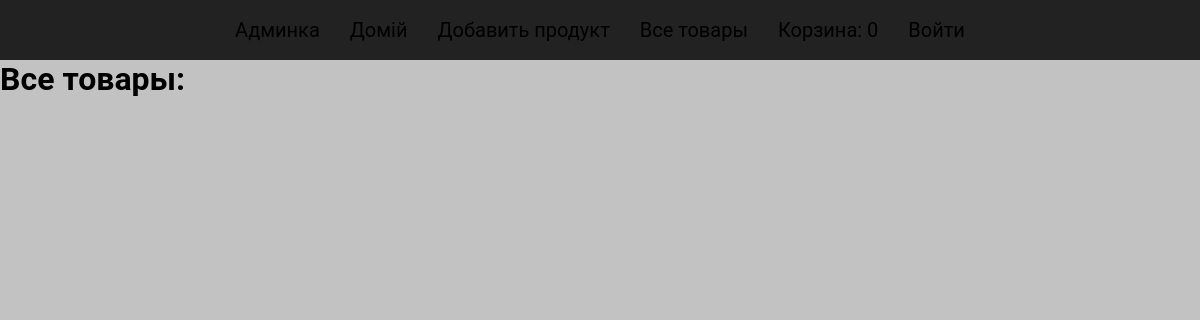
The page /catalog/products on the database as committed earlier.
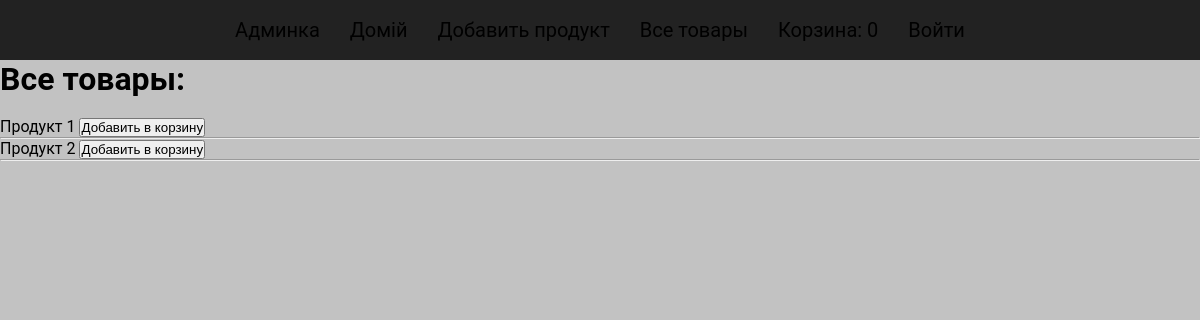
The same page on the database as committed later.
### apps/catalog/models.py (models this page shows, shortened)
class Product(models.Model):
	def get_file_path(instance, filename):
		ext = filename.split('.')[-1]
		filename = "%s.%s" % (uuid.uuid4(), ext)
		return 'catalog/product/%s/%s/%s' % (filename[:1], filename[2:3], filename)
	title = models.CharField(verbose_name='Наименование', max_length=120, unique=True)
	category = models.ForeignKey(Category, verbose_name='Категория', on_delete=models.CASCADE)
	manufacturer	= models.ForeignKey(Manufacturer, verbose_name='Производитель', on_delete=models.CASCADE)
	articul	= models.IntegerField(verbose_name="Артикул")
	slug = models.SlugField(verbose_name='URL', max_length=30, blank=False, unique=True)
	img	= models.ImageField(verbose_name='Главная картинка', upload_to=get_file_path)
	price = models.DecimalField(('Цена за 1'), decimal_places=2,max_digits=12, default=1.00, validators=[MinValueValidator(1.0)],)
	s_description = models.TextField(verbose_name="Краткое описание", max_length=600)
	description	= models.TextField(verbose_name="Полное описание", max_length=2000)
	add_date = models.DateTimeField(verbose_name='Дата добавления', auto_now_add=True)
	def get_absolute_url(self):
		return reverse('product',kwargs={'slug': self.slug})
	class Meta():
		db_table = 'product'
		verbose_name = "(1) Товар"
		verbose_name_plural = "(1) Товары"

### apps/catalog/views.py (the view)
# urls.py: path('products', views.products, name='products'),
def products(request):
    products = Product.objects.all()
    return render(
        request,
        'catalog/products.html',
        context = {'products': products}
    )

### templates/catalog/products.html (shortened to what this page needs)
{% extends 'main/base.html' %}
{% block content %}
{% if category %}
<h1>{{ category.title }}</h1>
{% else %}
<h1>Все товары: </h1>
{% endif %}
<br>
{% for product in products %}
<a href="{{ product.get_absolute_url }}">{{ product.title }}</a>
<button onclick="addItem('{{ product.id }}', '{{ product.title }}', '{{ product.price }}')">Добавить в корзину</button>
<hr>
{% endfor %}
{% endblock %}

### templates/main/base.html (shortened to what this page needs)
<!DOCTYPE html>
<html lang="ru">
<head>
	{% block static %}
		{% load static %}
		<link rel="stylesheet" href="{% static 'css/catalog.min.css' %}">
	{% endblock static %}
</head>
<body>
	<header>
		<a href="{% url 'admin:index' %}">Админка</a>
		<a href="{% url 'home' %}">Домiй</a>
		<a href="{% url 'add_product' %}">Добавить продукт</a>
		<a href="{% url 'products' %}">Все товары</a>
		<a href="{% url 'cart' %}">Корзина: <span id='items_count'>0</span></a>
		{% if user.is_authenticated %}
			<a href="{% url 'account:account' %}">Кабинет</a>
			<a href="{% url 'account:signout' %}">Выйти</a>
		{% else %}
			<a href="{% url 'account:login' %}">Войти</a>
		{% endif %}
	</header>
	<main>
		{% block content %}{% endblock content %}
	</main>
</body>
</html>

Rows that differ between the two databases and show on the page:
added Product: title "Продукт 1"
added Product: title "Продукт 2"
